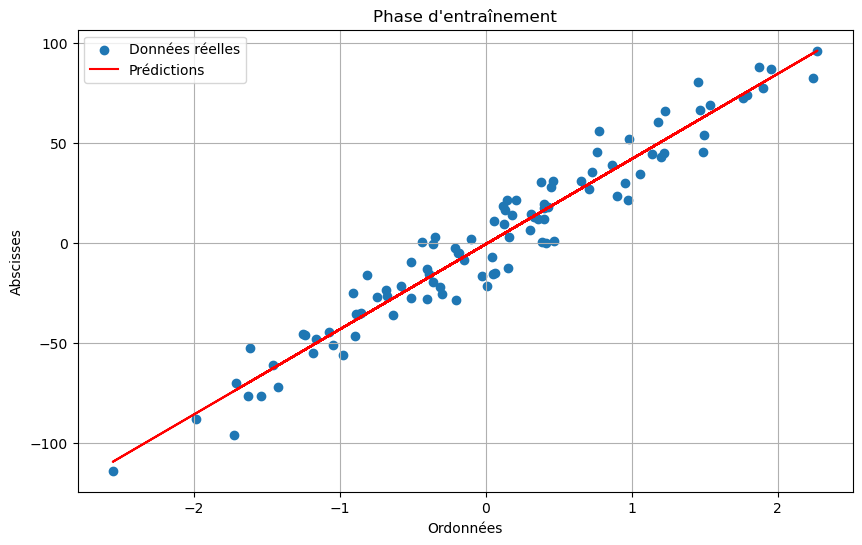
#> input picture Images/RL.png, 862 x 545 px, found by its file name
$ python prix_maison.py
#> lines starting #> are read from the running program, lines starting #| are printed output that depends on the picture
# -*- coding: utf-8 -*-
"""
Created on Tue Apr 22 19:47:17 2025
@author: pc-portable.net
"""

import numpy as np
import matplotlib.pyplot as plt
from PIL import Image

#=========================== I. Dataset ===========================

np.random.seed(1)
surface = 2.5 * np.random.rand(50, 1) * 100  # entre 0 et 250 m²
prix = 500 + 30 * surface + np.random.randn(50, 1) * 1000  # prix avec du bruit

# Affichage des données
plt.scatter(surface, prix)
plt.xlabel("Surface (m²)")
plt.ylabel("Prix (€)")
plt.title("Prix de la maison en fonction de laSurface")
plt.grid()
plt.show()
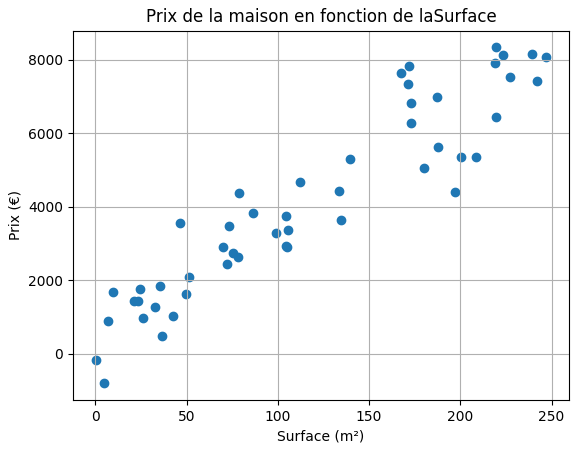
#> figure drawn by matplotlib, 1 panel

print(surface.shape)
print(prix.shape)

# Affichage de la formule
img = Image.open("C:/Users/pc-portable.net/Documents/Travaux_pratiques/RL.png")
#> img is the input picture: PIL image 862x545 RGBA; mean R, G, B, A 248.1, 247.9, 248.8, 255
plt.imshow(img)
plt.axis("off")
plt.show()


#====================== II. Préparation des données =======================

# Normalisation

surface_mean = np.mean(surface)
surface_std = np.std(surface)
surface_norm = (surface - surface_mean) / surface_std

# Création de la matrice par Ajout d'une colonne de biais

X = np.hstack((surface_norm, np.ones(surface.shape)))
print(X)
print(X.shape)

# création d'un vecteur parametre theta

np.random.seed(0)
theta = np.random.randn(2, 1)
print(theta)
print(theta.shape)

#====================== III. Modèle Linéaire =======================

def model(X, theta):
    return X.dot(theta)


#================== IV. Fonction coût: Erreur Quadrulature Moyenne =======================

def cost_function(X, y, theta):
    m = len(y)
    return 1 / (2 * m) * np.sum((model(X, theta) - y)**2)

#====================== V. Gradient et descente de gradient =======================

def grad(X, y, theta):
    m = len(y)
    return 1 / m * X.T.dot(model(X, theta) - y)

def gradient_descent(X, y, theta, learning_rate, n_iterations):
#> called with X = array of shape (50, 2), y = array of shape (50, 1), theta = array of shape (2, 1), learning_rate = 0.01, n_iterations = 1000
    cost_history = np.zeros(n_iterations)
    for i in range(n_iterations):
        theta =  theta - learning_rate * grad(X, y, theta)
        cost_history[i] = cost_function(X, y, theta)
    return theta, cost_history

#====================== VI. Phase d'Entraînement =======================

n_iterations = 1000
learning_rate = 0.01

theta_final, cost_history = gradient_descent(X, prix, theta, learning_rate, n_iterations)
print(theta_final)

# Prédictions
predictions = model(X, theta_final)

#====================== VII. Visualisation =======================

# Données + prédictions
plt.figure(figsize=(10, 6))
plt.scatter(surface, prix, label="Données réelles")
plt.plot(surface, predictions, color='r', label="Prédictions")
plt.title("Phase d'entraînement")
plt.xlabel("Surface (m²)")
plt.ylabel("Prix (€)")
plt.legend()
plt.grid()
plt.show()
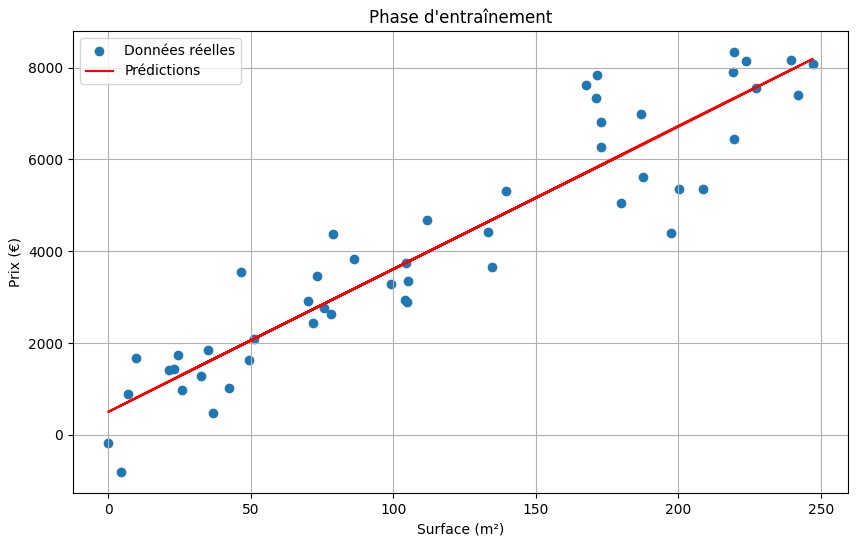
#> figure drawn by matplotlib, 1 panel

# =================== VI. Courbes d'apprentissage ======================

plt.figure(figsize=(8, 4))
plt.plot(cost_history)
plt.title("Courbes d'apprentissage")
plt.xlabel("Nombre d'Itérations")
plt.ylabel("Fonction Coût")
plt.grid()
plt.show()
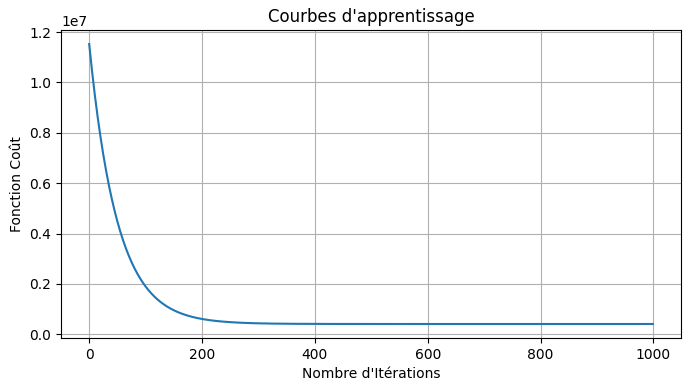
#> figure drawn by matplotlib, 1 panel; curve peaks at x = 0, y = 11524148.7

# ================== VIII. Evaluation finale ========================

def coef_determination(prix, predictions):
    u = ((prix - predictions)**2).sum()
    v = ((prix - prix.mean())**2).sum()
    return 1 - u/v
print(f"Coefficient de détermination (R²) : {coef_determination(prix, predictions):.4f}")
